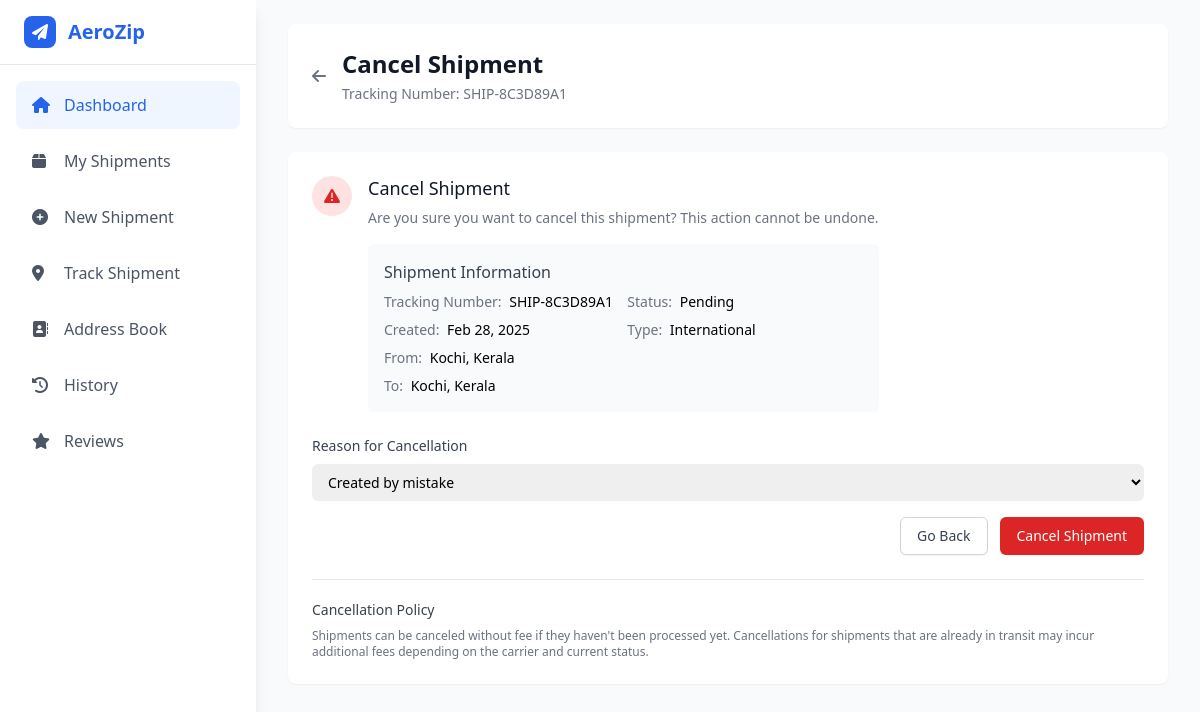
The page /shipments/SHIP-8C3D89A1/cancel/ (signed in) on the database its author committed.
### main/models.py (models this page shows, shortened)
class Shipment(models.Model):
    STATUS_CHOICES = [
        ('pending', 'Pending'),
        ('processing', 'Processing'),
        ('in_transit', 'In Transit'),
        ('out_for_delivery', 'Out for Delivery'),
        ('delivered', 'Delivered'),
        ('cancelled', 'Cancelled'),
    ]
    SHIPPING_SPEED_CHOICES = [
        ('standard', 'Standard Shipping'),
        ('express', 'Express Shipping'),
        ('overnight', 'Overnight Shipping'),
    ]
    SHIPMENT_TYPE_CHOICES = [
        ('international', 'International'),
        ('domestic', 'Domestic'),
    ]
    tracking_number = models.CharField(max_length=50, unique=True,editable=False)
    user = models.ForeignKey(CustomUser, on_delete=models.CASCADE)
    sender_address = models.ForeignKey(Address, on_delete=models.PROTECT, related_name='sender_address', null=True)
    recipient_address = models.ForeignKey(Address, on_delete=models.PROTECT, related_name='receiver_address')
    shipment_type = models.CharField(max_length=20, choices=SHIPMENT_TYPE_CHOICES, default='domestic')
    from_airport_name = models.CharField(max_length=500, null=True, blank=True)
    from_airport_place = models.CharField(max_length=500, null=True, blank=True)
    from_airport_code = models.CharField(max_length=500, null=True, blank=True)
    to_airport_name = models.CharField(max_length=500, null=True, blank=True)
    to_airport_place = models.CharField(max_length=500, null=True, blank=True)
    to_airport_code = models.CharField(max_length=500, null=True, blank=True)
    weight = models.FloatField()
    status = models.CharField(max_length=20, choices=STATUS_CHOICES, default='pending')
    shipping_speed = models.CharField(max_length=20, choices=SHIPPING_SPEED_CHOICES, default='standard')
    created_at = models.DateTimeField(auto_now_add=True)
    updated_at = models.DateTimeField(auto_now=True)
    estimated_delivery = models.DateField(null=True, blank=True)
    shipping_cost = models.DecimalField(max_digits=10, decimal_places=2, null=True, blank=True)
    notes = models.TextField(blank=True)
    cancellation_reason = models.CharField(max_length=255, blank=True, null=True)
    cancellation_date = models.DateTimeField(blank=True, null=True)
    cancellation_fee = models.DecimalField(max_digits=10, decimal_places=2, blank=True, null=True)
    is_paid = models.BooleanField(default=False)

class Address(models.Model):
    user = models.ForeignKey(CustomUser, on_delete=models.CASCADE)
    name = models.CharField(max_length=100)
    street_address = models.CharField(max_length=200)
    city = models.CharField(max_length=100)
    state = models.CharField(max_length=100)
    country = models.CharField(max_length=100)
    postal_code = models.CharField(max_length=20)
    phone = models.CharField(max_length=20)
    is_default = models.BooleanField(default=False)

### users/views.py (the view, shortened to what this page needs)
# urls.py: path('shipments/<str:tracking_number>/cancel/', cancel_shipment, name='cancel_shipment'),
@login_required
def cancel_shipment(request, tracking_number):
    shipment = get_object_or_404(Shipment, tracking_number=tracking_number, user=request.user)
    if shipment.status == 'cancelled':
        messages.error(request, "This shipment has already been cancelled.")
        return redirect('shipment_detail', tracking_number=tracking_number)
    if shipment.status == 'delivered':
        messages.error(request, "Cannot cancel a shipment that has already been delivered.")
        return redirect('shipment_detail', tracking_number=tracking_number)
    if request.method == 'GET':
        return render(request, 'cancel_shipment.html', {
            'shipment': shipment
        })

### users/templates/cancel_shipment.html (shortened to what this page needs)
{% extends 'user_home.html' %}
{% block content %}
<div class="min-h-screen bg-gray-50">
    <div class="max-w-7xl mx-auto px-4 sm:px-6 lg:px-8 py-6">
        <div class="mb-6">
            <div class="bg-white rounded-lg shadow-sm p-6">
                <div class="flex items-center">
                    <a href="{% url 'shipment_view' shipment.id %}" class="mr-4 text-gray-500 hover:text-gray-700">
                        <i class="fas fa-arrow-left"></i>
                    </a>
                    <div>
                        <h1 class="text-2xl font-bold text-gray-900">Cancel Shipment</h1>
                        <p class="mt-1 text-sm text-gray-500">Tracking Number: {{ shipment.tracking_number }}</p>
                    </div>
                </div>
            </div>
        </div>
        <div class="bg-white rounded-lg shadow-sm p-6">
            <div class="sm:flex sm:items-start">
                <div class="mx-auto flex-shrink-0 flex items-center justify-center h-12 w-12 rounded-full bg-red-100 sm:mx-0 sm:h-10 sm:w-10">
                    <i class="fas fa-exclamation-triangle text-red-600"></i>
                </div>
                <div class="mt-3 text-center sm:mt-0 sm:ml-4 sm:text-left">
                    <h3 class="text-lg leading-6 font-medium text-gray-900">Cancel Shipment</h3>
                    <div class="mt-2">
                        <p class="text-sm text-gray-500">
                            Are you sure you want to cancel this shipment? This action cannot be undone.
                        </p>
                    </div>
                    <div class="mt-4 p-4 bg-gray-50 rounded-md">
                        <h4 class="font-medium text-gray-700 mb-2">Shipment Information</h4>
                        <div class="grid grid-cols-2 gap-2 text-sm">
                            <div>
                                <span class="text-gray-500">Tracking Number:</span>
                                <span class="font-medium ml-1">{{ shipment.tracking_number }}</span>
                            </div>
                            <div>
                                <span class="text-gray-500">Status:</span>
                                <span class="font-medium ml-1">{{ shipment.get_status_display }}</span>
                            </div>
                            <div>
                                <span class="text-gray-500">Created:</span>
                                <span class="font-medium ml-1">{{ shipment.created_at|date:"M d, Y" }}</span>
                            </div>
                            <div>
                                <span class="text-gray-500">Type:</span>
                                <span class="font-medium ml-1">{{ shipment.get_shipment_type_display }}</span>
                            </div>
                            <div class="col-span-2">
                                <span class="text-gray-500">From:</span>
                                <span class="font-medium ml-1">{{ shipment.sender_address.city }}, {{ shipment.sender_address.state }}</span>
                            </div>
                            <div class="col-span-2">
                                <span class="text-gray-500">To:</span>
                                <span class="font-medium ml-1">{{ shipment.recipient_address.city }}, {{ shipment.recipient_address.state }}</span>
                            </div>
                        </div>
                    </div>
                </div>
            </div>
            <form method="POST" action="{% url 'delete_shipment' shipment.tracking_number %}">
                <div class="mt-6">
                    <label for="cancel_reason" class="block text-sm font-medium text-gray-700 mb-2">Reason for Cancellation</label>
                    <select id="cancel_reason" name="cancel_reason" class="mt-1 block w-full pl-3 pr-10 py-2 text-base border-gray-300 focus:outline-none focus:ring-red-500 focus:border-red-500 sm:text-sm rounded-md">
                        <option value="mistake">Created by mistake</option>
                    </select>
                </div>
                <div class="mt-6 sm:mt-4 sm:flex sm:flex-row-reverse">
                    <button type="submit" class="w-full inline-flex justify-center rounded-md border border-transparent shadow-sm px-4 py-2 bg-red-600 text-base font-medium text-white hover:bg-red-700 focus:outline-none focus:ring-2 focus:ring-offset-2 focus:ring-red-500 sm:ml-3 sm:w-auto sm:text-sm">
                        Cancel Shipment
                    </button>
                    <a href="{% url 'shipment_view' shipment.id %}" class="mt-3 w-full inline-flex justify-center rounded-md border border-gray-300 shadow-sm px-4 py-2 bg-white text-base font-medium text-gray-700 hover:bg-gray-50 focus:outline-none focus:ring-2 focus:ring-offset-2 focus:ring-gray-500 sm:mt-0 sm:w-auto sm:text-sm">
                        Go Back
                    </a>
                </div>
            </form>
            <div class="mt-6 pt-5 border-t border-gray-200">
                <h4 class="text-sm font-medium text-gray-700 mb-2">Cancellation Policy</h4>
                <p class="text-xs text-gray-500">
                    Shipments can be canceled without fee if they haven't been processed yet. Cancellations for shipments that are already in transit may incur additional fees depending on the carrier and current status.
                </p>
            </div>
        </div>
    </div>
</div>
{% endblock %}

### rows shown on the page
Shipment: tracking_number "SHIP-8C3D89A1", status "Pending", created_at "Feb 28, 2025", shipment_type "International", sender_address.city "Kochi", sender_address.state "Kerala", recipient_address.city "Kochi", recipient_address.state "Kerala"
